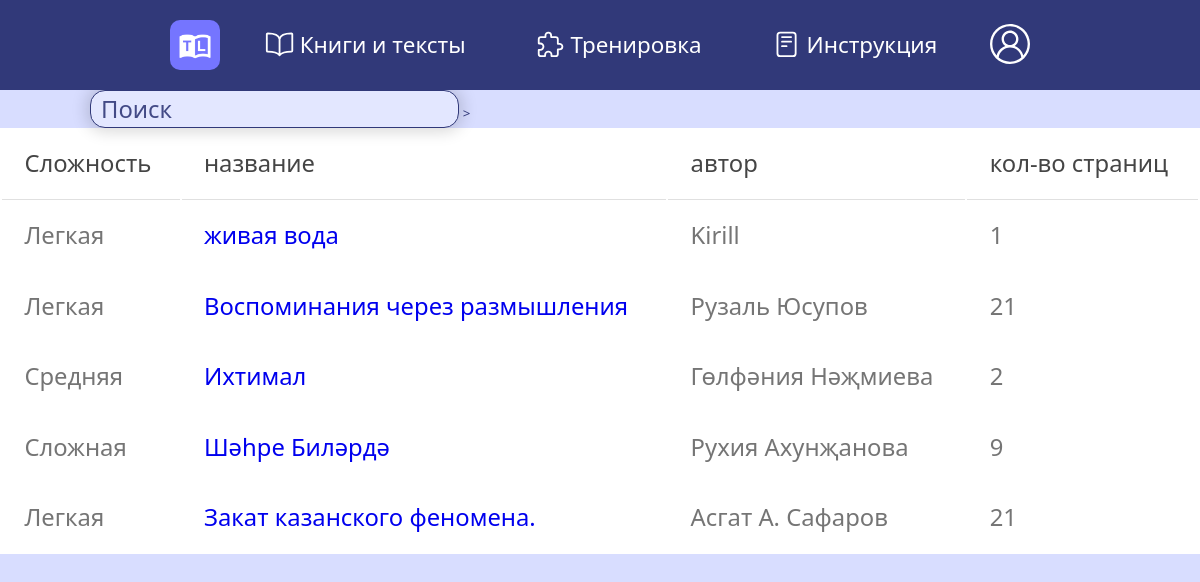
/books (signed in), run on the app's committed database.
### data/books.py (models this page shows, shortened)
class Book(SqlAlchemyBase, SerializerMixin):
    __tablename__ = 'books'
    id = sqlalchemy.Column(sqlalchemy.Integer, primary_key=True, autoincrement=True)
    author = sqlalchemy.Column(sqlalchemy.Integer, nullable=True)
    user_author_id = sqlalchemy.Column(sqlalchemy.Integer, sqlalchemy.ForeignKey("users.id"), nullable=False)
    pages = sqlalchemy.Column(sqlalchemy.Integer, nullable=False)
    title = sqlalchemy.Column(sqlalchemy.VARCHAR, nullable=False)
    level_id = sqlalchemy.Column(sqlalchemy.Integer, nullable=False)
    user = orm.relation('User')

### main.py (the view, shortened to what this page needs)
@app.route("/books", methods=["GET", "POST"])
@login_required
def books():
    db_sess = db_session.create_session()
    books = db_sess.query(Book).filter(Book.user_author_id == current_user.id).all()
    return render_template("books.html", title="мои слова", books=books)

### data/db_session.py (called while the page is built)
def create_session() -> Session:
    global __factory
    return __factory()

### main.py (called while the page is built)
@login_manager.user_loader
def load_user(user_id):
    db_sess = db_session.create_session()
    return db_sess.query(User).get(user_id)

### templates/books.html
{% extends "base.html" %} {% block content %}
<div class="container">
    <div class="my-3">
        <form style="margin-left: 7.5%;" method="POST">
            <input class="input_search" type="text" name="field" autocomplete="off" placeholder="Поиск">
            <input type="submit" name="search" value=">" class="search_button"></input>
        </form>
    </div>
    <table class="table">
        <thead>
            <tr>
                <th scope="col">Сложность</th>
                <th scope="col">название</th>
                <th scope="col">автор</th>
                <th scope="col">кол-во страниц</th>
            </tr>
        </thead>
        {% set levels = {1: "Легкая", 2: "Средняя", 3: "Сложная" } %} {% for book in books %}
        <tr>
            <td>{{ levels[book.level_id] }}</td>
            <td><a href="/read_book/{{ book.id }}/1/null">{{ book.title }}</a></td>
            <td>{{ book.author }}</td>
            <td>{{ book.pages }}</td>
        </tr>
        {% endfor %}
    </table>
</div>
{% endblock %}

### static/css/style.css (style rules this page uses)
:root { --dark-background-color: #313979; --background-color: #d8ddff; --garmonic-bg-color: #e3e7ff; }
* { font-family: system-ui; padding: 0; margin: 0; border: 0; }
*, *:before, *:after { -moz-box-sizing: border-box; -webkit-box-sizing: border-box; box-sizing: border-box; }
html, body { height: 100%; width: 100%; font-size: 100%; line-height: 1; font-size: 14px; -ms-text-size-adjust: 100%; -moz-text-size-adjust: 100%; -webkit-text-size-adjust: 100%; }
input, button, textarea { font-family: inherit; }
a { text-decoration: none; }
* { -webkit-tap-highlight-color: rgba(0, 0, 0, 0); }
::placeholder { opacity: 0.9; color: var(--dark-background-color); }
.input_search { background: var(--garmonic-bg-color); font-size: 1.7em; border: 1px solid var(--dark-background-color); padding-top: 2px; padding-right: 10px; padding-left: 10px; padding-bottom: 2px; box-shadow: 0 0 15px 4px rgb(0 0 0 / 15%); border-radius: 15px; display: inline-block; }
.search_button { background: transparent; display: inline-block; cursor: pointer; color: var(--dark-background-color); }
.table { font-size: 1.7em; font-weight: 350; width: 100%; margin-bottom: 1.6rem; background-color: #fff; }
th { text-align: left; padding: 1.6rem; transition: all 0.3s ease-out; font-weight: 400; color: #454545; vertical-align: bottom; border-bottom: 1px solid rgba(0, 0, 0, 0.12); }
td { text-align: left; padding: 1.6rem; transition: all 0.3s ease-in; font-weight: 400; color: #757575; vertical-align: bottom; }
tbody tr { transition: 0.3s ease-out; color: #fff; }

### data on the page
Book: levels "Легкая", title "живая вода", author "Kirill", pages "1"
Book: levels "Легкая", title "Воспоминания через размышления", author "Рузаль Юсупов", pages "21"
Book: levels "Средняя", title "Ихтимал", author "Гөлфәния Нәҗмиева", pages "2"
Book: levels "Сложная", title "Шәһре Биләрдә", author "Рухия Ахунҗанова", pages "9"
Book: levels "Легкая", title "Закат казанского феномена.", author "Асгат А. Сафаров", pages "21"
